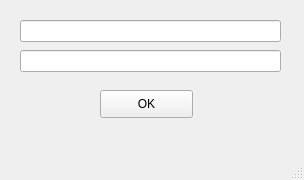
<?xml version="1.0" encoding="UTF-8"?>
<ui version="4.0">
 <class>MainWindow</class>
 <widget class="QMainWindow" name="MainWindow">
  <property name="geometry">
   <rect>
    <x>0</x>
    <y>0</y>
    <width>304</width>
    <height>180</height>
   </rect>
  </property>
  <property name="windowTitle">
   <string>MainWindow</string>
  </property>
  <widget class="QWidget" name="centralwidget">
   <widget class="QLineEdit" name="login">
    <property name="geometry">
     <rect>
      <x>20</x>
      <y>20</y>
      <width>261</width>
      <height>22</height>
     </rect>
    </property>
   </widget>
   <widget class="QLineEdit" name="password">
    <property name="geometry">
     <rect>
      <x>20</x>
      <y>50</y>
      <width>261</width>
      <height>22</height>
     </rect>
    </property>
   </widget>
   <widget class="QPushButton" name="ok">
    <property name="geometry">
     <rect>
      <x>100</x>
      <y>90</y>
      <width>93</width>
      <height>28</height>
     </rect>
    </property>
    <property name="text">
     <string>OK</string>
    </property>
   </widget>
  </widget>
  <widget class="QMenuBar" name="menubar">
   <property name="geometry">
    <rect>
     <x>0</x>
     <y>0</y>
     <width>304</width>
     <height>26</height>
    </rect>
   </property>
  </widget>
  <widget class="QStatusBar" name="statusbar"/>
 </widget>
 <resources/>
 <connections/>
</ui>
